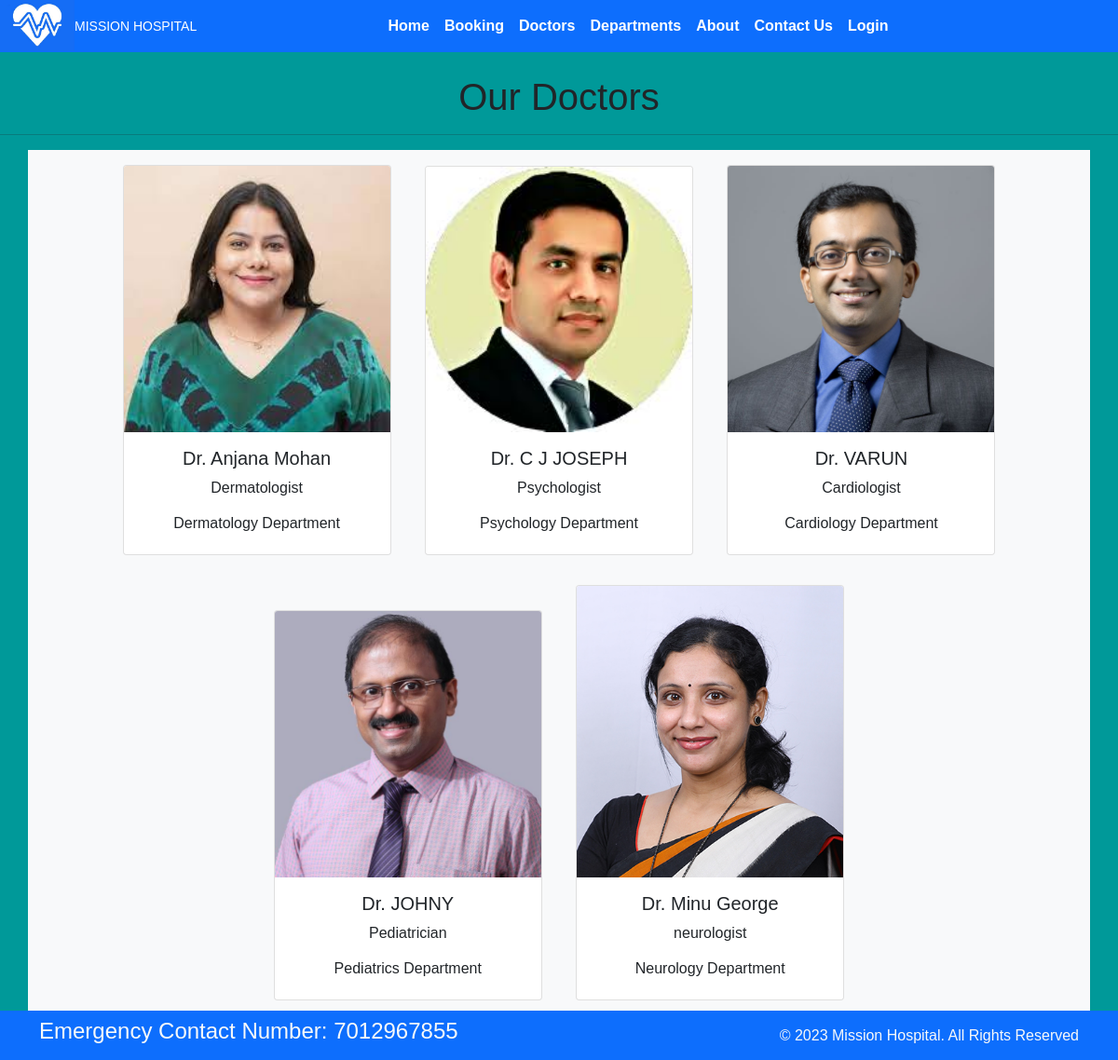
Page /doctors on the committed database.
### home/models.py (models this page shows, shortened)
class Doctors(models.Model):
    doc_name = models.CharField(max_length=255)
    doc_spec = models.CharField(max_length=255)
    dep_name = models.ForeignKey(Departments, on_delete=models.CASCADE)
    doc_image = models.ImageField(upload_to='doctors')

class Departments(models.Model):
    dep_name = models.CharField(max_length=100)
    dep_description = models.TextField()
    def __str__(self):
        return self.dep_name

### home/views.py (the view)
# urls.py: path('doctors', views.doctors,name='doctors'),
def doctors(request):
    dict_docs = {
        'doctors': Doctors.objects.all()
    }
    return render(request, 'doctors.html', dict_docs)

### templates/doctors.html (shortened to what this page needs)
{% extends 'base.html' %}
{% load static %}
{% block content%}
<h1 class="text-center">Our Doctors</h1>
<hr>
<div class="custom-background">
<div class="container text-center bg-light">
    {% for d in doctors%}
    <div class="card text-center mx-3 my-3" style="width: 18rem; display:inline-block">
        <img src="{{d.doc_image.url}}" class="card-img-top" alt="...">
        <div class="card-body">
            <h5 class="card-title">Dr. {{d.doc_name}}</h5>
            <p class="card-text">{{d.doc_spec}}</p>
            <h6>{{d.dep_name}} Department</h6>
        </div>
    </div>
    {% endfor %}
</div>
{% endblock %}

### static/css/style.css (style rules this page uses)
body { font-family: Arial, sans-serif; margin: 0; padding: 0; }

### templates/base.html (style rules this page uses)
body { background-color:#009999; }

### rows in the picture
Doctors: doc_image (picture), doc_name "Anjana Mohan", doc_spec "Dermatologist", dep_name "Dermatology"
Doctors: doc_image (picture), doc_name "C J JOSEPH", doc_spec "Psychologist", dep_name "Psychology"
Doctors: doc_image (picture), doc_name "VARUN", doc_spec "Cardiologist", dep_name "Cardiology"
Doctors: doc_image (picture), doc_name "JOHNY", doc_spec "Pediatrician", dep_name "Pediatrics"
Doctors: doc_image (picture), doc_name "Minu George", doc_spec "neurologist", dep_name "Neurology"
